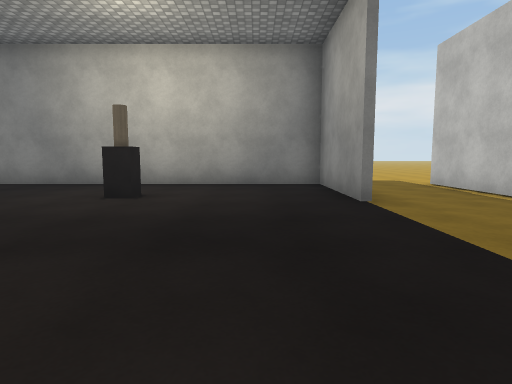
View 1 (above)

17 first-person views from a walk through a Unity game level. The camera is 1.2 m above the floor, tilts 6° down and sees 75° across. The floor is counted in squares, 2 m on a side. Each view is taken from the middle of a square. On the plan, view 1 faces up. The plan holds only what a view shows up to about 10 squares ahead; the rest is blank. The place goes on beyond the plan. The player is left out. Surface patterns are stand-ins for the level's own textures.

View 2
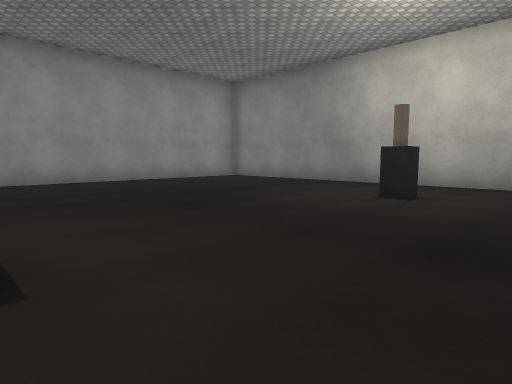

View 3
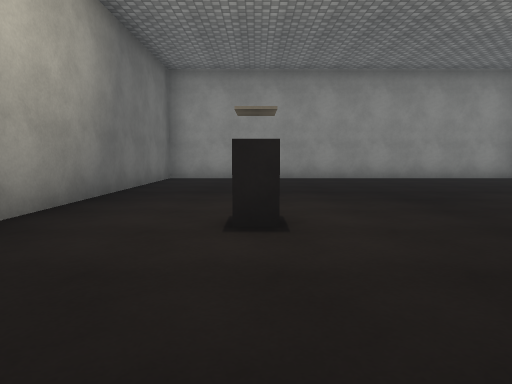

View 4
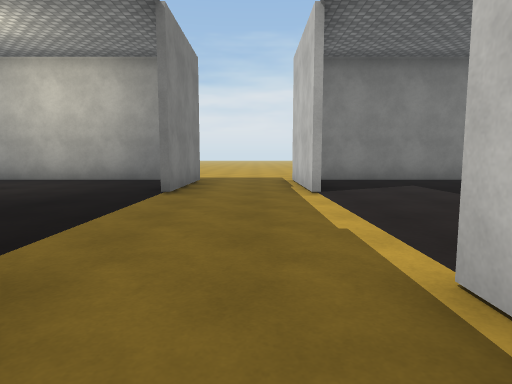

View 5
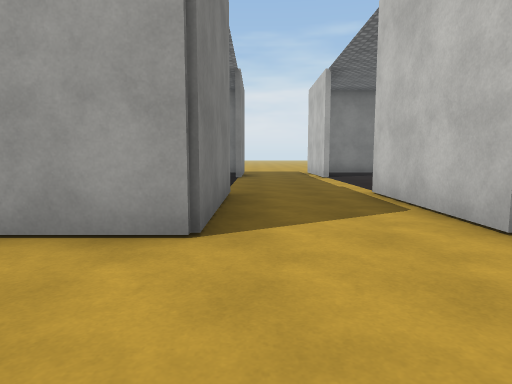

View 6
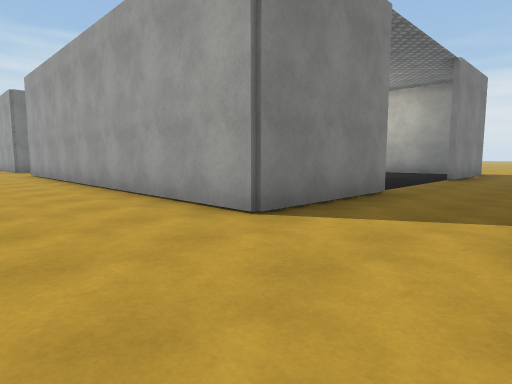

View 7
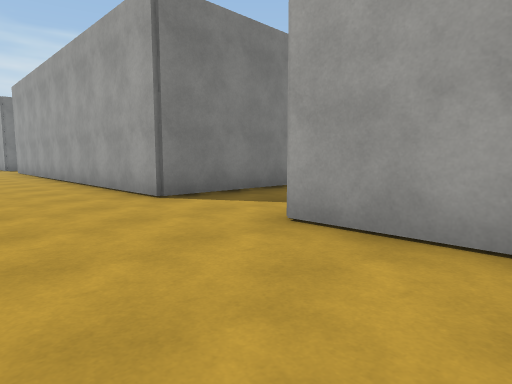

View 8
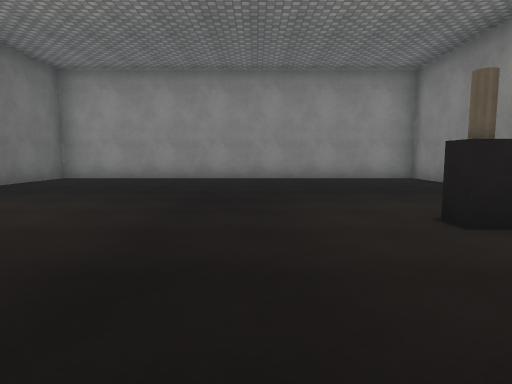

View 9
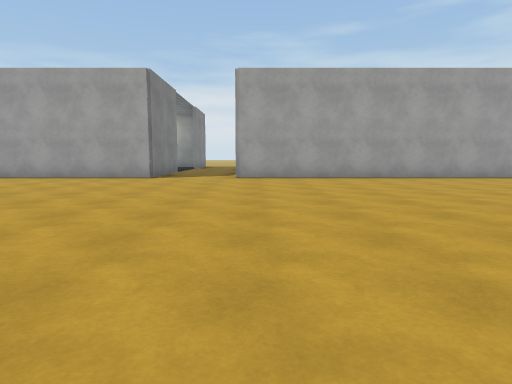

View 10
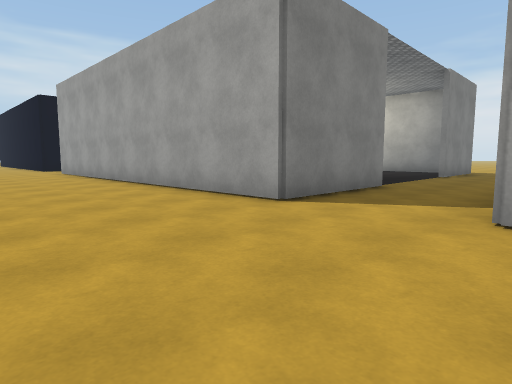

View 11
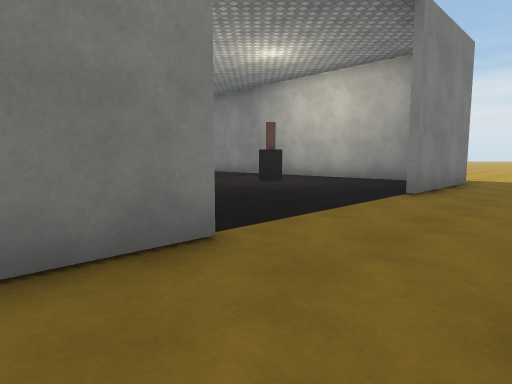

View 12
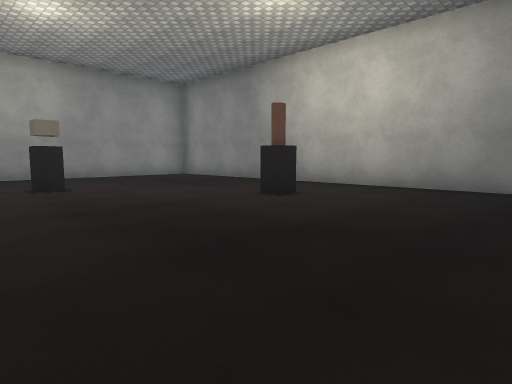

View 13
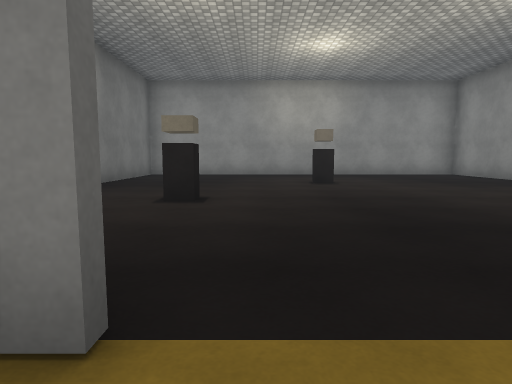

View 14
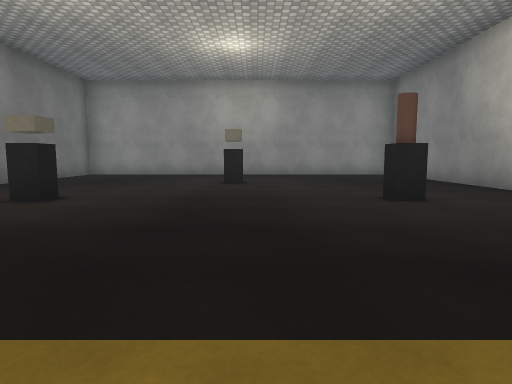

View 15
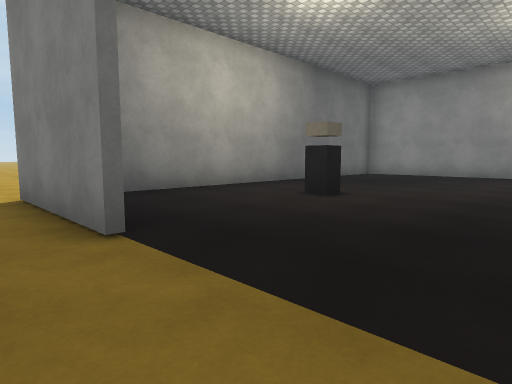

View 16
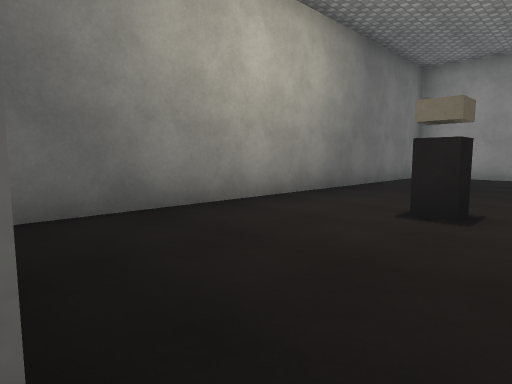

View 17
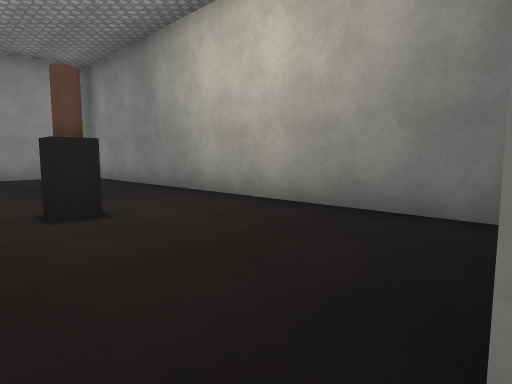

### Floor plan
Key: @ floor where view 1 was taken; # wall or solid block; . floor; O other object.
Columns run from 20 left of view 1 to 6 right of it. Each row starts with its distance up from view 1.
 10                         ..
  9          ..           ....
  8 ##########. ##########...##
  7 #........#. #........##.##.
  6 .........#. #.........#.#..
  5 ......O..#. #.....O...#.#..
  4 ........... #..............
  3 ...O........#..............
  2 ............#.............
  1 ............#............
  0 ......O..#..#.....O.@.#.#
 -1 .........#..#........ #.#
 -2 ##########..###########.###
 -3  ..........................
 -4  ..........................
 -5   ................  .......
 -6        ...........
 -7         .........
 -8         ........
 -9         ........
-10           .....
-11            ...
-12             .

Positions as (right, up) in squares from view 1, and headings:
1: (0, 0), facing up
2: (0, 0), facing up-left
3: (1, 0), facing left
4: (3, -1), facing up
5: (2, -5), facing up
6: (4, -5), facing up-left
7: (6, -5), facing up-left
8: (1, 3), facing left
9: (-8, -12), facing up
10: (-8, -6), facing up-left
11: (-9, -1), facing up-left
12: (-11, 1), facing up-left
13: (-10, 1), facing left
14: (-10, 3), facing left
15: (-10, 3), facing down-left
16: (-11, 1), facing down-left
17: (-11, 4), facing up-left
